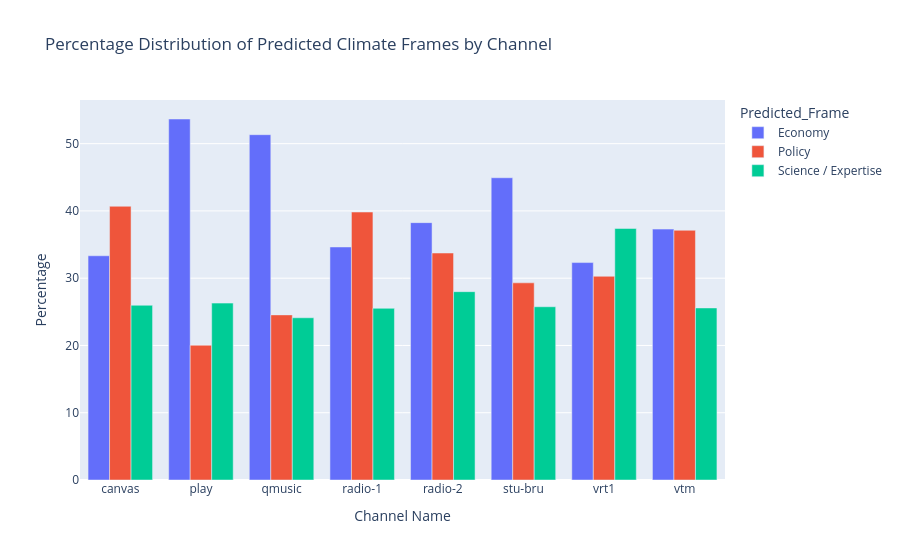

Notebook cell for this chart:
### Code cell
# Percentage of each frame within each channel
channel_totals = (
    filtered_df_final.groupby("Channel Name")
    .size()
    .reset_index(name="Total")
)
channel_frames = channel_frames.merge(channel_totals, on="Channel Name")
channel_frames["Percentage"] = (channel_frames["Count"] / channel_frames["Total"]) * 100

# Creating a percentage-based bar chart
fig = px.bar(
    channel_frames,
    x="Channel Name",
    y="Percentage",
    color="Predicted_Frame_Logistic",
    title="Percentage Distribution of Predicted Climate Frames by Channel",
    barmode="group"
)

fig.show()

### Figure 1 — Plotly figure (JSON) as saved in the notebook; plotly's stock layout.template omitted (floating-point values rounded to 4 significant figures)
{"data": [{"alignmentgroup": "True", "hovertemplate": "Predicted_Frame=Economy<br>Channel Name=%{x}<br>Percentage=%{y}<extra></extra>", "legendgroup": "Economy", "marker": {"color": "#636efa", "pattern": {"shape": ""}}, "name": "Economy", "offsetgroup": "Economy", "orientation": "v", "showlegend": true, "textposition": "auto", "type": "bar", "x": ["canvas", "play", "qmusic", "radio-1", "radio-2", "stu-bru", "vrt1", "vtm"], "xaxis": "x", "y": [33.33, 53.67, 51.34, 34.64, 38.26, 44.93, 32.32, 37.3], "yaxis": "y"}, {"alignmentgroup": "True", "hovertemplate": "Predicted_Frame=Policy<br>Channel Name=%{x}<br>Percentage=%{y}<extra></extra>", "legendgroup": "Policy", "marker": {"color": "#EF553B", "pattern": {"shape": ""}}, "name": "Policy", "offsetgroup": "Policy", "orientation": "v", "showlegend": true, "textposition": "auto", "type": "bar", "x": ["canvas", "play", "qmusic", "radio-1", "radio-2", "stu-bru", "vrt1", "vtm"], "xaxis": "x", "y": [40.69, 20.04, 24.55, 39.84, 33.74, 29.31, 30.28, 37.12], "yaxis": "y"}, {"alignmentgroup": "True", "hovertemplate": "Predicted_Frame=Science / Expertise<br>Channel Name=%{x}<br>Percentage=%{y}<extra></extra>", "legendgroup": "Science / Expertise", "marker": {"color": "#00cc96", "pattern": {"shape": ""}}, "name": "Science / Expertise", "offsetgroup": "Science / Expertise", "orientation": "v", "showlegend": true, "textposition": "auto", "type": "bar", "x": ["canvas", "play", "qmusic", "radio-1", "radio-2", "stu-bru", "vrt1", "vtm"], "xaxis": "x", "y": [25.97, 26.3, 24.12, 25.52, 28.0, 25.75, 37.39, 25.58], "yaxis": "y"}], "layout": {"barmode": "group", "legend": {"title": {"text": "Predicted_Frame"}, "tracegroupgap": 0}, "title": {"text": "Percentage Distribution of Predicted Climate Frames by Channel"}, "xaxis": {"anchor": "y", "domain": [0, 1], "title": {"text": "Channel Name"}}, "yaxis": {"anchor": "x", "domain": [0, 1], "title": {"text": "Percentage"}}}}
